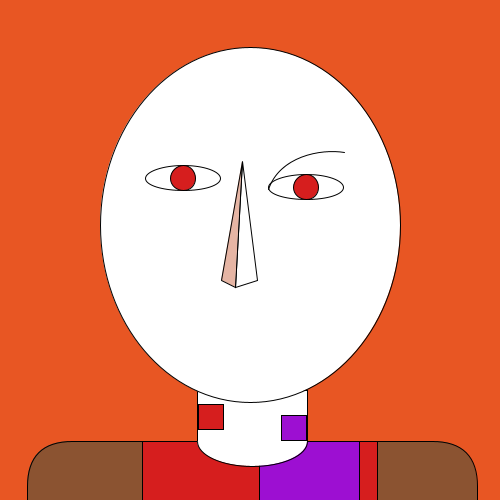
Frame 1 (no input)
Frame 60 (the mouse pressed at the canvas centre just before this capture): identical to frame 1, image omitted
Frame 120 (the mouse held since frame 60 and released just before this capture): identical to frame 1, image omitted

The Processing sketch that drew this single still picture (run headless with seeded random() and noise(); from frame 60 on, the mouse is pressed at the canvas centre):

// Processing sketch: processing_85809
// ── processing_85809.pde



void setup(){
  background(232,86,35);
  size(500, 500);
  fill(255,255,255);
  rect(197, 390, 110, 100);
  ellipse(250,225, 300, 355);
  fill(139,83,49);
  rect(27, 441, 450,450, 45);
  fill(214,30,30);
  rect(142, 441, 235,200);
  fill(157,15,210);
  rect(259, 441, 100,200);
   fill(214,30,30);
  rect(198, 404, 25,25);
  fill(157,15,210);
  rect(281, 415, 25,25);
  fill(255,255,255);
  arc(252, 441, 110, 50, 0, PI);
  ellipse(183,178, 75,25);
  ellipse(306,187, 75,25);
  fill(214,30,30);
  ellipse(183,178, 25,25);
  ellipse(306,187, 25,25);
  fill(255,255,255);
  triangle(242,161,235,287,257,280);
  fill(230,181,164);
  triangle(242,161,235,287,221,280);
  noFill();
  bezier(268,189,279,156,320,148,344,152);
}

void draw (){
println("mouse x: ");
println(mouseX);
println("mouse y: ");
println(mouseY);
}
